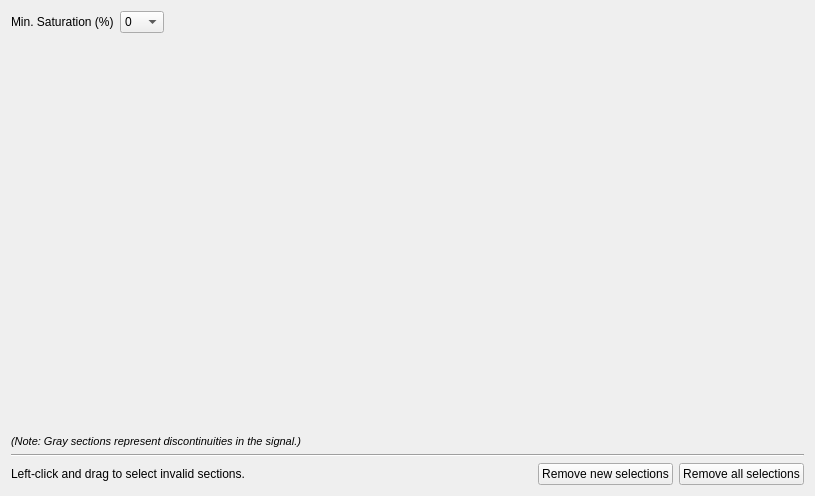
<?xml version="1.0" encoding="UTF-8"?>
<ui version="4.0">
 <class>OximeterView</class>
 <widget class="QWidget" name="OximeterView">
  <property name="geometry">
   <rect>
    <x>0</x>
    <y>0</y>
    <width>815</width>
    <height>496</height>
   </rect>
  </property>
  <property name="windowTitle">
   <string>Form</string>
  </property>
  <layout class="QVBoxLayout" name="verticalLayout" stretch="0,1,0,0,0">
   <item>
    <layout class="QHBoxLayout" name="horizontalLayout_2" stretch="0,0,0">
     <item>
      <widget class="QLabel" name="label">
       <property name="text">
        <string>Min. Saturation (%)</string>
       </property>
      </widget>
     </item>
     <item>
      <widget class="QComboBox" name="ymin_comboBox">
       <item>
        <property name="text">
         <string>0</string>
        </property>
       </item>
       <item>
        <property name="text">
         <string>10</string>
        </property>
       </item>
       <item>
        <property name="text">
         <string>20</string>
        </property>
       </item>
       <item>
        <property name="text">
         <string>30</string>
        </property>
       </item>
       <item>
        <property name="text">
         <string>40</string>
        </property>
       </item>
       <item>
        <property name="text">
         <string>50</string>
        </property>
       </item>
       <item>
        <property name="text">
         <string>60</string>
        </property>
       </item>
       <item>
        <property name="text">
         <string>70</string>
        </property>
       </item>
       <item>
        <property name="text">
         <string>80</string>
        </property>
       </item>
       <item>
        <property name="text">
         <string>90</string>
        </property>
       </item>
      </widget>
     </item>
     <item>
      <spacer name="horizontalSpacer_2">
       <property name="orientation">
        <enum>Qt::Horizontal</enum>
       </property>
       <property name="sizeHint" stdset="0">
        <size>
         <width>40</width>
         <height>20</height>
        </size>
       </property>
      </spacer>
     </item>
    </layout>
   </item>
   <item>
    <widget class="OximeterDrawArea" name="oximeter_draw_area" native="true"/>
   </item>
   <item>
    <widget class="QLabel" name="label_2">
     <property name="font">
      <font>
       <pointsize>8</pointsize>
       <italic>true</italic>
      </font>
     </property>
     <property name="text">
      <string>(Note: Gray sections represent discontinuities in the signal.)</string>
     </property>
    </widget>
   </item>
   <item>
    <widget class="Line" name="line">
     <property name="orientation">
      <enum>Qt::Horizontal</enum>
     </property>
    </widget>
   </item>
   <item>
    <layout class="QHBoxLayout" name="horizontalLayout">
     <item>
      <widget class="QLabel" name="label_3">
       <property name="text">
        <string>Left-click and drag to select invalid sections.</string>
       </property>
      </widget>
     </item>
     <item>
      <spacer name="horizontalSpacer">
       <property name="orientation">
        <enum>Qt::Horizontal</enum>
       </property>
       <property name="sizeHint" stdset="0">
        <size>
         <width>40</width>
         <height>20</height>
        </size>
       </property>
      </spacer>
     </item>
     <item>
      <widget class="QPushButton" name="remove_new_pushButton">
       <property name="toolTip">
        <string>Remove all new selections, keep the ones that we already saved.</string>
       </property>
       <property name="text">
        <string>Remove new selections</string>
       </property>
      </widget>
     </item>
     <item>
      <widget class="QPushButton" name="remove_all_pushButton">
       <property name="toolTip">
        <string>Remove all selections, including the ones that we already saved.</string>
       </property>
       <property name="text">
        <string>Remove all selections</string>
       </property>
      </widget>
     </item>
    </layout>
   </item>
  </layout>
 </widget>
 <customwidgets>
  <customwidget>
   <class>OximeterDrawArea</class>
   <extends>QWidget</extends>
   <header>OximeterDrawArea</header>
   <container>1</container>
  </customwidget>
 </customwidgets>
 <resources/>
 <connections>
  <connection>
   <sender>remove_all_pushButton</sender>
   <signal>clicked()</signal>
   <receiver>OximeterView</receiver>
   <slot>remove_all_clicked()</slot>
   <hints>
    <hint type="sourcelabel">
     <x>741</x>
     <y>469</y>
    </hint>
    <hint type="destinationlabel">
     <x>407</x>
     <y>247</y>
    </hint>
   </hints>
  </connection>
  <connection>
   <sender>remove_new_pushButton</sender>
   <signal>clicked()</signal>
   <receiver>OximeterView</receiver>
   <slot>remove_new_clicked()</slot>
   <hints>
    <hint type="sourcelabel">
     <x>602</x>
     <y>469</y>
    </hint>
    <hint type="destinationlabel">
     <x>407</x>
     <y>247</y>
    </hint>
   </hints>
  </connection>
  <connection>
   <sender>ymin_comboBox</sender>
   <signal>currentTextChanged(QString)</signal>
   <receiver>OximeterView</receiver>
   <slot>min_saturation_change()</slot>
   <hints>
    <hint type="sourcelabel">
     <x>153</x>
     <y>22</y>
    </hint>
    <hint type="destinationlabel">
     <x>407</x>
     <y>247</y>
    </hint>
   </hints>
  </connection>
 </connections>
 <slots>
  <slot>remove_new_clicked()</slot>
  <slot>remove_all_clicked()</slot>
  <slot>min_saturation_change()</slot>
 </slots>
</ui>
